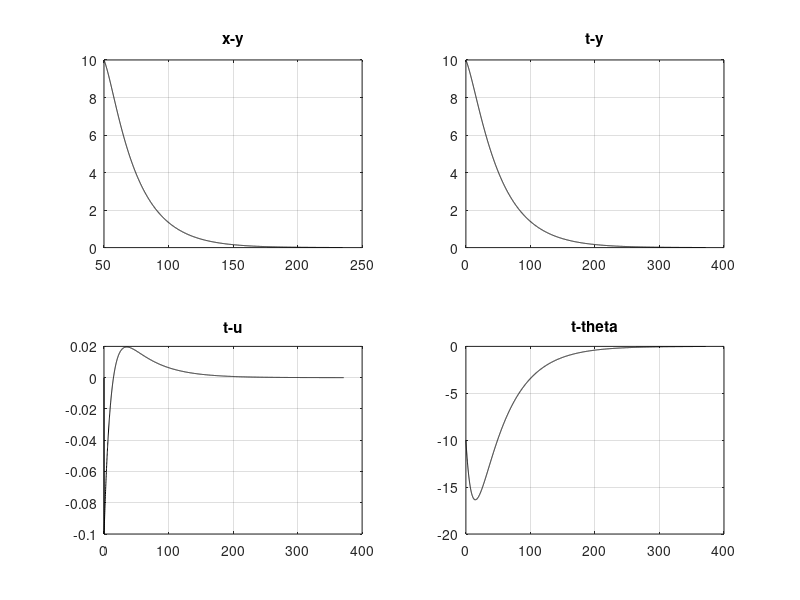

The MATLAB script that drew this image:
close all
clc
clear

%inputs
case_num = 4;
switch case_num
    case 1
        theta = 0;
        y = 40;
        x = 20;
    case 2
        theta = 90;
        y = -30;
        x = 10;
    case 3
        theta = -140;
        y = 30;
        x = 40;
    case 4
        theta = -10;
        y = 10;
        x = 50;
    otherwise
        disp("Error!");
        return;
end

%fixed param
L = 2.5;
T = 0.1;
v = 0.5;

%tunabel param (stopping criteria)
y_threshold = 0.1;
theta_threshold = 0.01;

% control param
K_y = 4.5;


%storage for map
locus_x=[];locus_x(1)=x;
locus_y=[];locus_y(1)=y;
locus_theta=[];locus_theta(1)=theta;
locus_u=[];locus_u(1)=0;


% P controller
K_P_y = 0.02; %gain of y
K_P_theta=0.01; %gain of theta
index = 0;
while ((abs(y) > y_threshold || abs(theta) > theta_threshold) && index < 10000)
 index = index + 1;
 %compute error of theta and y
 error_theta = 0 - theta;
 error_y = 0 - y;
 
 %compute u
 u = K_P_y*error_y+K_P_theta*error_theta;
 
 %update theta,x and y
 theta_rad = deg2rad(theta);
 theta_curr = theta_rad + v * T * tan(u) / L;
 x_current = x + v * T * cos(theta_rad);
 y_current = y + v * T * sin(theta_rad);
 
 %storage for map
 theta = rad2deg(theta_curr);
 x = x_current;
 y = y_current;
 locus_x(index + 1)=x;
 locus_y(index + 1)=y;
 locus_theta(index + 1)=theta;
 locus_u(index + 1)=u;
end

t = 0:0.1:0.1*index;

figure

subplot(2,2,1),plot(locus_x,locus_y,'-k'),
title('x-y'),grid on
subplot(2,2,2),plot(t,locus_y,'-k')
title('t-y'),grid on
subplot(2,2,3),plot(t,locus_u,'-k')
title('t-u'),grid on
subplot(2,2,4),plot(t,locus_theta,'-k')
title('t-theta'),grid on